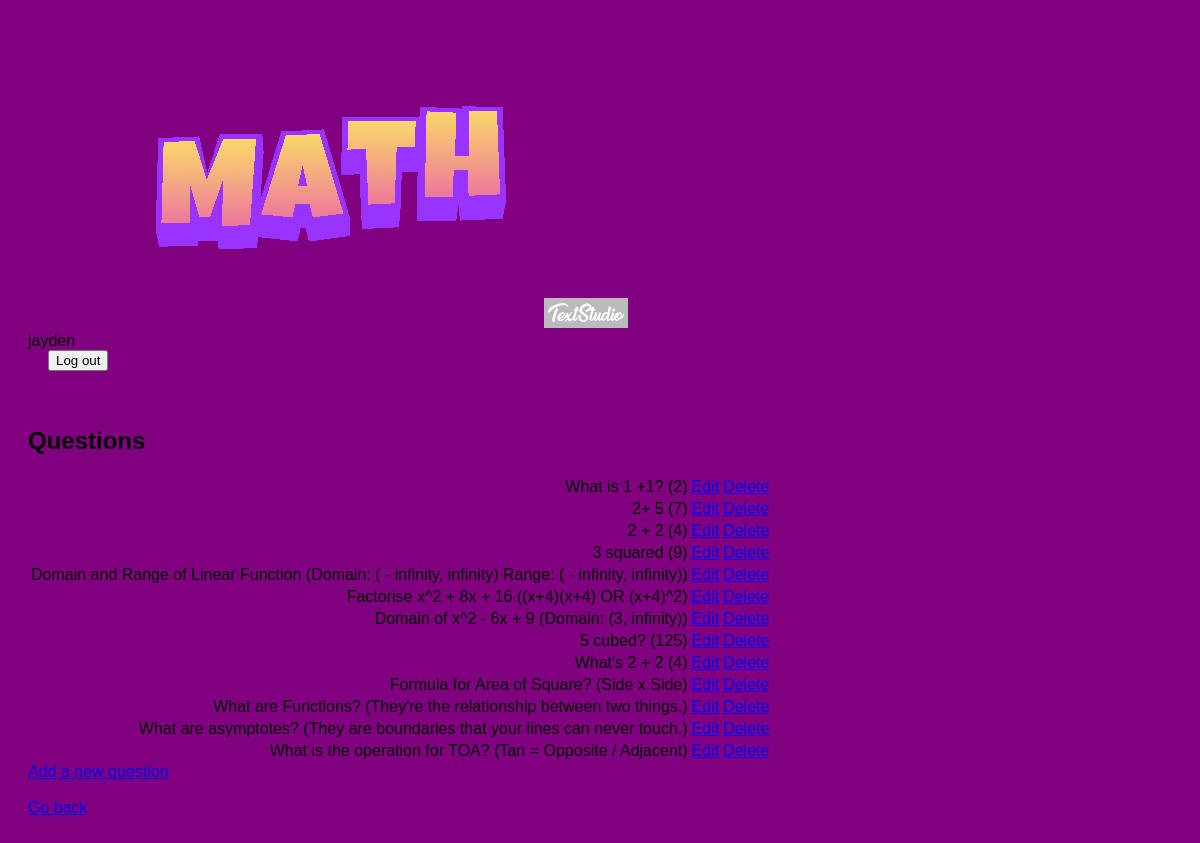
/eduprod/questions/ (signed in), run on the app's committed database.
### eduprod/models.py (models this page shows, shortened)
class Question(models.Model):
    question_text = models.CharField(max_length=200)
    answer_text = models.TextField()
    category = models.CharField(max_length=50, default='General')  # Adding the 'category' field

### eduprod/views.py (the view)
# urls.py: path('questions/', QuestionList.as_view(), name='question_list'),
class QuestionList(LoginRequiredMixin, ListView):
    model = Question
    context_object_name = 'questions'
    template_name = 'eduprod/question_list.html'

### eduprod/templates/eduprod/question_list.html
{% extends "eduprod/layout.html" %}
{% block body %}
<h2>Questions</h2>
<table>
    {% for question in questions %}
    <tr><td style="text-align:right;">
            {{ question.question_text }} ({{ question.answer_text }})
        </td>
        <td>
            <a href="{% url 'eduprod:question_edit' question.id %}">Edit</a>
        </td>
        <td>
            <a href="{% url 'eduprod:question_delete' question.id %}">Delete</a>
        </td>
    </td></tr>
    {% endfor %}
</table>
<a href="{% url 'eduprod:question_add' %}">Add a new question</a>
<br></br>
<a href="{% url 'eduprod:index'%}">Go back</a>
{% endblock %}

### eduprod/templates/eduprod/layout.html (shortened to what this page needs)
{% load static %}
<!DOCTYPE html>
<html lang="en">
<head>
    <link href="{% static 'eduprod/styles.css' %}" rel="stylesheet">
</head>
<body>
    <div class="header">
        <div class="logo">
            <img src="{% static 'users/logo.gif' %}" alt="Logo">
        </div>
        <div class="user-info">
            <span>{{ user.username }}</span>
            <form action="{% url 'users:logout' %}" method="post" style="margin: 0; margin-left: 20px;">
                <button type="submit">Log out</button>
            </form>
        </div>
    </div>
    <br></br>
    {% block body %}
    {% endblock %}
</body>
</html>

### eduprod/static/eduprod/styles.css (style rules this page uses)
body { font-family: Arial, sans-serif; padding: 20px; background-color: purple; }

### data on the page
Question: question_text "What is 1 +1?", answer_text "2"
Question: question_text "2+ 5", answer_text "7"
Question: question_text "2 + 2", answer_text "4"
Question: question_text "3 squared", answer_text "9"
Question: question_text "Domain and Range of Linear Function", answer_text "Domain: ( - infinity, infinity) Range: ( - infinity, infinity)"
Question: question_text "Factorise x^2 + 8x + 16", answer_text "(x+4)(x+4) OR (x+4)^2"
Question: question_text "Domain of x^2 - 6x + 9", answer_text "Domain: (3, infinity)"
Question: question_text "5 cubed?", answer_text "125"
Question: question_text "What's 2 + 2", answer_text "4"
Question: question_text "Formula for Area of Square?", answer_text "Side x Side"
Question: question_text "What are Functions?", answer_text "They're the relationship between two things."
Question: question_text "What are asymptotes?", answer_text "They are boundaries that your lines can never touch."
Question: question_text "What is the operation for TOA?", answer_text "Tan = Opposite / Adjacent"

### other printed values
{{ user.username }} "jayden"
